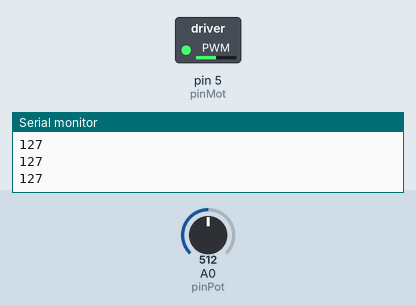
This sketch was run on a simulated Arduino Uno, built with avr-gcc and run on an emulated ATmega328P. On the bench: switched loads named in the sketch (green lamp = pin HIGH), the last lines printed to the serial monitor. The test bench sets the inputs (shaded band); at power-on: A0 (pinPot) = 512.

Above: at 1.2 s.
1.3 s: A0 (pinPot) set to 716
At 2.7 s:
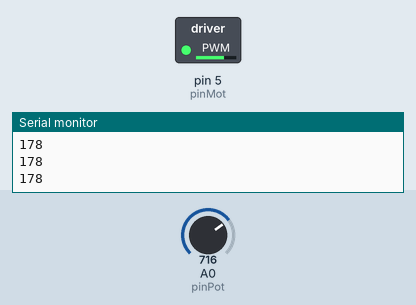
3.0 s: A0 (pinPot) set to 900
At 4.0 s:
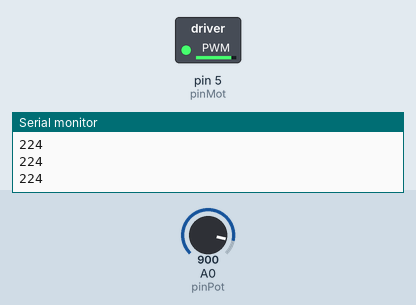
4.5 s: A0 (pinPot) set to 122
At 5.2 s:
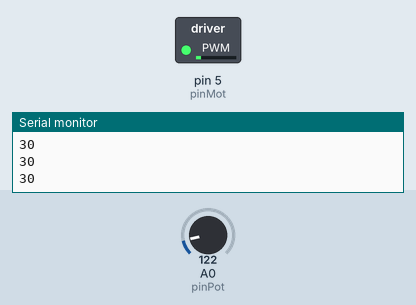
6.0 s: A0 (pinPot) set to 0
At 6.4 s:
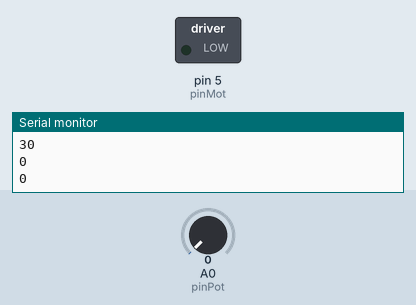
7.5 s: A0 (pinPot) set to 511
At 8.8 s:
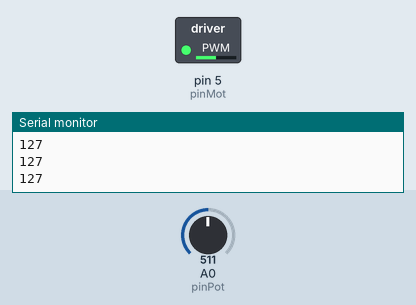
Timing chart, 0 to 10.0 s (numbered marks = the images above; inputs shaded):
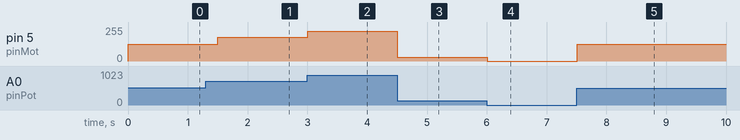

Measured:
- after the input at 1.3 s, pin 5 (pinMot): 127/255 → 178/255 after 0.20 s
- after the input at 3.0 s, pin 5 (pinMot): 178/255 → 224/255 at once
- after the input at 4.5 s, pin 5 (pinMot): 224/255 → 30/255 at once
- after the input at 6.0 s, pin 5 (pinMot): 30/255 → 0/255 at once
- after the input at 7.5 s, pin 5 (pinMot): 0/255 → 127/255 at once

The sketch:

Motor_potenciometro.ino
```cpp
int pinPot = A0;
int pinMot = 5;
int potencia;


void setup() {
  Serial.begin(9600);
  pinMode(pinMot, OUTPUT);
}

void loop() {
  potencia = analogRead(pinPot);
  potencia = map(potencia, 0, 1023, 0, 255);
  Serial.println(potencia);
  analogWrite(pinMot, potencia);
  delay(300);
}
```
